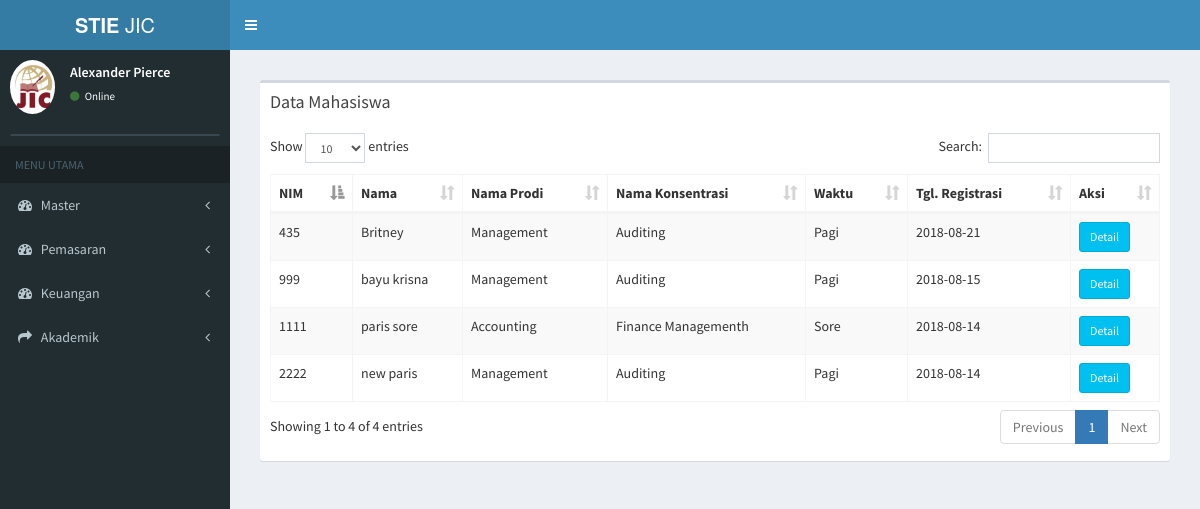
/index.php/mahasiswa, run on an earlier commit of the app's database.
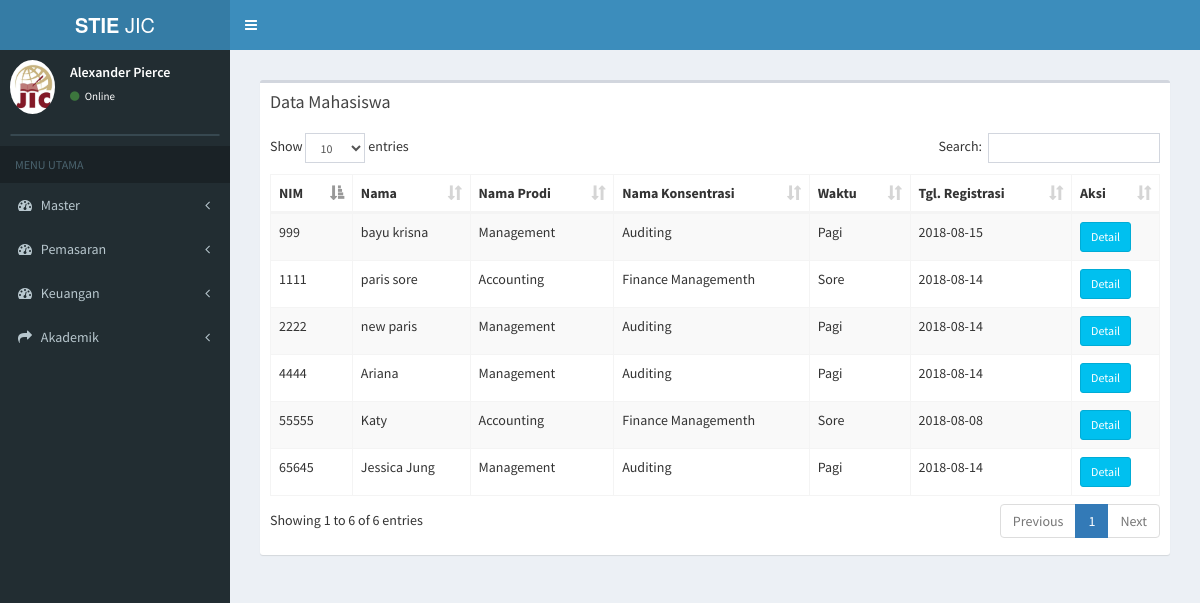
And on a later commit of the database.
### tables this page shows
CREATE TABLE `tb_mahasiswa` (
  `id_mahasiswa` varchar(7) NOT NULL,
  `id_du` varchar(15) NOT NULL,
  `nama_mahasiswa` varchar(50) NOT NULL,
  `nim` varchar(15) NOT NULL,
  `id_status` varchar(2) NOT NULL,
  `id_prodi` varchar(7) NOT NULL,
  `id_konsentrasi` varchar(7) NOT NULL,
  `id_hasil_tes` varchar(7) NOT NULL,
  `id_sekolah` varchar(6) NOT NULL,
  `id_waktu` int(2) NOT NULL,
  `id_grade` varchar(2) NOT NULL
);

CREATE TABLE `tb_prodi` (
  `id_prodi` varchar(6) NOT NULL,
  `nama_prodi` varchar(20) NOT NULL,
  `ketua_prodi` varchar(50) NOT NULL
);

CREATE TABLE `tb_konsentrasi` (
  `id_konsentrasi` varchar(6) NOT NULL,
  `nama_konsentrasi` varchar(20) NOT NULL,
  `id_prodi` varchar(6) NOT NULL
);

CREATE TABLE `tb_waktu` (
  `id_waktu` int(11) NOT NULL,
  `waktu` varchar(10) NOT NULL
);

CREATE TABLE `tb_mhs_add` (
  `id_mahasiswa` varchar(11) NOT NULL,
  `tgl_du` date NOT NULL,
  `id_transportasi` varchar(2) NOT NULL,
  `id_jt` varchar(2) NOT NULL,
  `ipk` float NOT NULL
);

### application/controllers/mahasiswa.php (called while the page is built, shortened)
<?php
class Mahasiswa extends CI_Controller {
	public function __construct()
	{
		$this->load->model('mahasiswa_model');
		$this->load->model('daftar_ulang_model');
		$this->load->model('konsentrasi_model');
	}
	public function index()
	{
			$data['mahasiswa'] = $this->mahasiswa_model->data_mahasiswa();
			$data['main_view'] = 'Mahasiswa/data_mahasiswa_view';
			$this->load->view('template', $data);
	}
}

### index.php (called while the page is built, shortened)
<?php
require_once BASEPATH.'core/CodeIgniter.php';

### application/models/mahasiswa_model.php (called while the page is built, shortened)
<?php
class Mahasiswa_model extends CI_Model {
	public function data_mahasiswa(){
		return $this->db->join('tb_prodi','tb_prodi.id_prodi=tb_mahasiswa.id_prodi')
              ->join('tb_konsentrasi','tb_konsentrasi.id_konsentrasi=tb_mahasiswa.id_konsentrasi')
              ->join('tb_alamat','tb_alamat.id_mahasiswa=tb_mahasiswa.id_mahasiswa')
              ->join('tb_bio','tb_bio.id_mahasiswa=tb_mahasiswa.id_mahasiswa')
              ->join('tb_kontak','tb_kontak.id_mahasiswa=tb_mahasiswa.id_mahasiswa')
              ->join('tb_waktu','tb_waktu.id_waktu=tb_mahasiswa.id_waktu')
              ->join('tb_mhs_add','tb_mhs_add.id_mahasiswa=tb_mahasiswa.id_mahasiswa')
              ->join('tb_status_mhs','tb_status_mhs.id_status=tb_mahasiswa.id_status')
              ->where('tb_mahasiswa.id_status', '1')
              ->get('tb_mahasiswa')
              ->result();
	}
}

### application/views/Mahasiswa/data_mahasiswa_view.php (the view, shortened to what this page needs)
<section class="content">
      <div class="row">
        <div class="col-xs-12">
          <div class="box">
            <div class="box-header">
              <h3 class="box-title">Data Mahasiswa</h3>
            </div>
            <div class="box-body">
              <table id="example1" class="table table-bordered table-striped">
                <thead>
                <tr>
                  <th>NIM</th>
                  <th>Nama</th>
                  <th>Nama Prodi</th>
                  <th>Nama Konsentrasi</th>
                  <th>Waktu</th>
                  <th>Tgl. Registrasi</th>
                  <th>Aksi</th>
                </tr>
                </thead>
                <tbody>
                <?php
                foreach ($mahasiswa as $data) {
                  echo '
                <tr>
                  <td>'.$data->nim.'</td>
                  <td>'.$data->nama_mahasiswa.'
                  </td>
                  <td>'.$data->nama_prodi.'</td>
                  <td>'.$data->nama_konsentrasi.'</td>
                  <td>'.$data->waktu.'</td>
                  <td>'.$data->tgl_du.'</td>
                  <td>
                       <a href="'.base_url('mahasiswa/detail_mahasiswa/'.$data->id_mahasiswa).'" class="btn btn-info btn-sm">Detail</a>
                  </td>
                </tr>
                ';
              }
              ?>
                </tbody>
              </table>
            </div>
          </div>
        </div>
      </div>
    </section>

What changed in the data, as far as the page shows it:
no longer on this page (row edited): tb_mahasiswa: nim "435", nama_mahasiswa "Britney", id_prodi.nama_prodi "Management", id_konsentrasi.nama_konsentrasi "Auditing", id_waktu.waktu "Pagi", tb_mhs_add.tgl_du "2018-08-21"
now on this page (row edited): tb_mahasiswa: nim "65645", nama_mahasiswa "Jessica Jung", id_prodi.nama_prodi "Management", id_konsentrasi.nama_konsentrasi "Auditing", id_waktu.waktu "Pagi", tb_mhs_add.tgl_du "2018-08-14"
added tb_mahasiswa: nim "4444", nama_mahasiswa "Ariana", id_prodi.nama_prodi "Management", id_konsentrasi.nama_konsentrasi "Auditing", id_waktu.waktu "Pagi", tb_mhs_add.tgl_du "2018-08-14"
added tb_mahasiswa: nim "55555", nama_mahasiswa "Katy", id_prodi.nama_prodi "Accounting", id_konsentrasi.nama_konsentrasi "Finance Managementh", id_waktu.waktu "Sore", tb_mhs_add.tgl_du "2018-08-08"
Also different on the page:
text written by a page script: "Show entries Search: Showing 1 to 4 of 4 entries Previous 1 Next" → "Show entries Search: Showing 1 to 6 of 6 entries Previous 1 Next"
